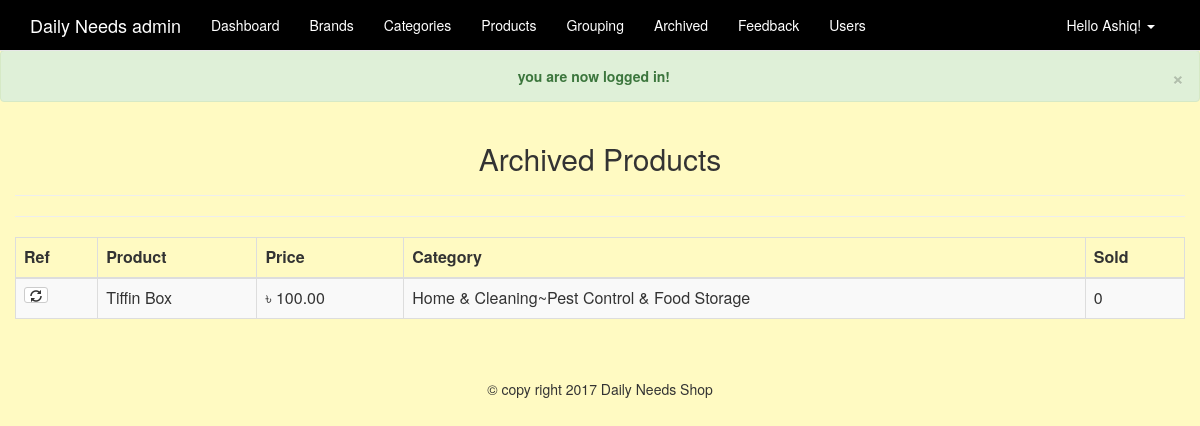
The app's page /admin/archived.php (signed in) with its own data.
### tables this page shows
CREATE TABLE IF NOT EXISTS `products` (
  `id` int(11) NOT NULL,
  `title` varchar(255) NOT NULL,
  `price` decimal(10,2) NOT NULL,
  `list_price` decimal(10,2) NOT NULL,
  `brand` int(11) NOT NULL,
  `categories` varchar(255) NOT NULL,
  `image` varchar(255) NOT NULL,
  `description` text NOT NULL,
  `featured` tinyint(4) NOT NULL DEFAULT '0',
  `sizes` text NOT NULL,
  `deleted` tinyint(4) NOT NULL DEFAULT '0',
  `u_Amount` varchar(255) NOT NULL,
  `grouping` int(255) NOT NULL
);

### helpers/helpers.php (called while the page is built, shortened)
<?php
function money($number)
{
  return '৳ '.number_format($number,2);
}

### admin/archived.php (the view, shortened to what this page needs)
<?php
require_once '../core/init.php';
include 'includes/head.php';
include 'includes/navigation.php';
$sqlArc = "SELECT * FROM products WHERE deleted = 1 ORDER BY title";
$sqlArc_res = $db->query($sqlArc);
?>
<h2 class="text-center">Archived Products</h2><hr>
<table class="table table-bordered table-condenced table-striped"><hr>
      <thead>
          <th>Ref</th>
          <th>Product</th>
          <th>Price</th>
          <th>Category</th>
          <th>Sold</th>
      </thead>
      <tbody>
          <?php while($sqlArc_result = mysqli_fetch_assoc($sqlArc_res)):
            $child_id = $sqlArc_result['categories'];
            $cat_sql    =    "SELECT * FROM categories WHERE id = '$child_id'";
            $cat_query  =    $db->query($cat_sql);
            $child_result =  mysqli_fetch_assoc($cat_query);
            $parent_id    =  $child_result['parent'];
            $parent_sql   =   "SELECT * FROM categories WHERE id = '$parent_id'";
            $parent_query =  $db->query($parent_sql);
            $parent_result = mysqli_fetch_assoc($parent_query);
            $category_final = $parent_result['category'].'~'.$child_result['category'];
            ?>
          <tr>
            <td>
               <a href="archived.php?edit=<?=$sqlArc_result['id']; ?>" class="btn btn-xs btn-default"><span class="glyphicon glyphicon-refresh"></span></a>
            </td>
              <td><?php echo $sqlArc_result['title']; ?></td>
              <td><?=money($sqlArc_result['price']); ?></td>
              <td><?= $category_final; ?></td>
              <td>0</td>
            </tr>
          <?php endwhile; ?>
  </tbody>
</table>
<?php include 'includes/footer.php'; ?>

### css/style.css (style rules this page uses)
body { padding-top: 50px; background-color:#fffac2; }

### admin/includes/head.php (style rules this page uses)
body { background-color:#fffac2; }

### records on screen
products: title "Tiffin Box", price "৳ 100.00", category_final "Home & Cleaning~Pest Control & Food Storage"

### other values on screen
$_SESSION['success_flash'] "you are now logged in!"
$user_data['first'] "Ashiq"
